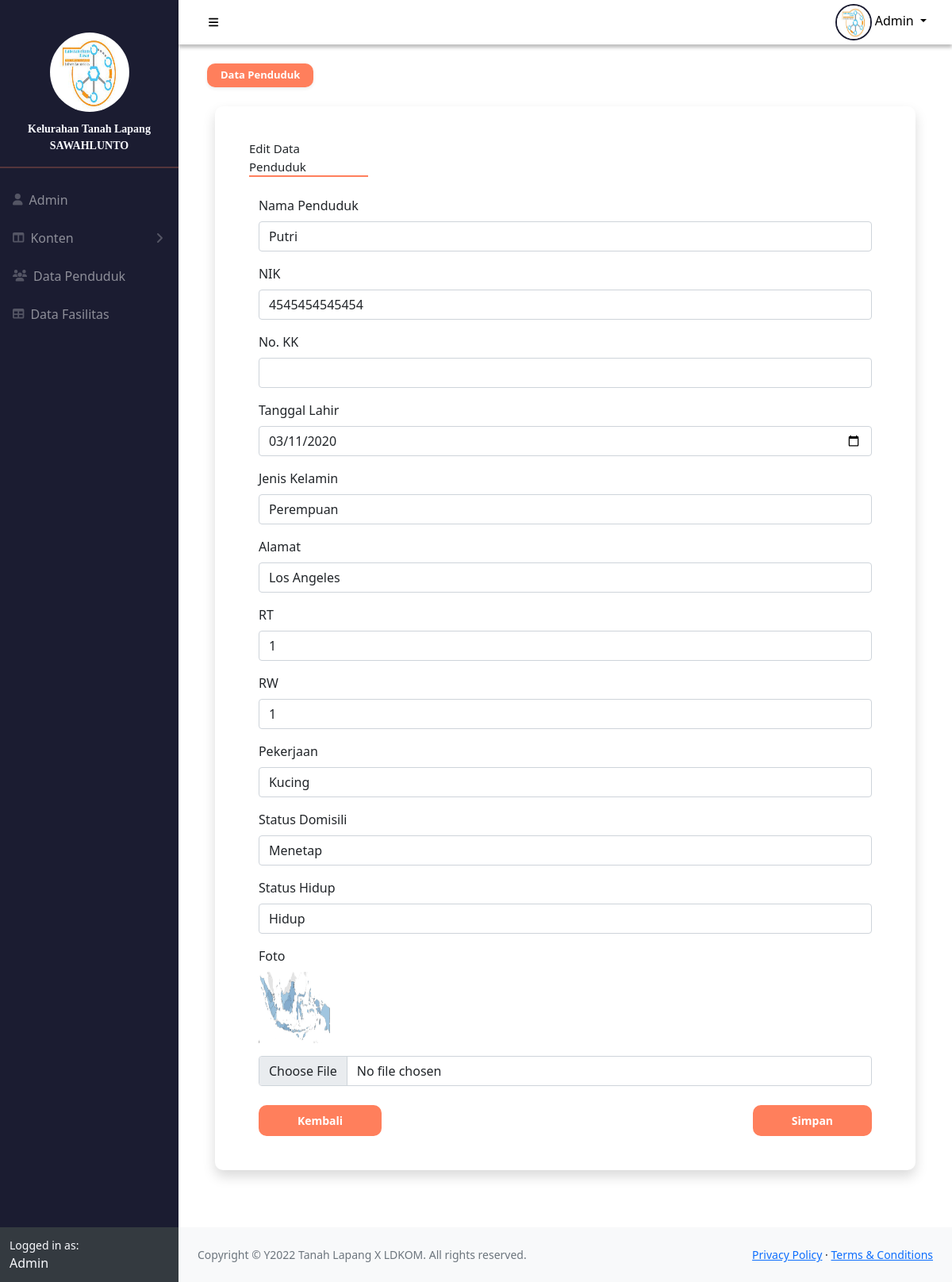
Screenshot of /main.php?p=penduduk.edit&id=21 (signed in) with the database file from the repository.
### tables this page shows
CREATE TABLE `user` (
  `id` int(100) NOT NULL,
  `uname` varchar(1000) NOT NULL,
  `pass` varchar(1000) NOT NULL,
  `role` varchar(1000) NOT NULL,
  `nama` varchar(1000) NOT NULL,
  `nip` int(100) NOT NULL,
  `jabatan` varchar(1000) NOT NULL,
  `nohp` varchar(1000) DEFAULT NULL,
  `alamat` varchar(1000) DEFAULT NULL,
  `foto` varchar(1000) DEFAULT NULL
);

CREATE TABLE `penduduk` (
  `id` int(11) NOT NULL,
  `nama` varchar(1000) NOT NULL,
  `nik` varchar(1000) NOT NULL,
  `tgl_kk` date DEFAULT NULL,
  `nokk` varchar(1000) DEFAULT NULL,
  `tgl_lahir` date NOT NULL,
  `id_jk` int(11) NOT NULL,
  `umur` int(11) DEFAULT NULL,
  `alamat` varchar(1000) DEFAULT NULL,
  `id_rt` int(11) NOT NULL,
  `id_rw` int(11) NOT NULL,
  `pekerjaan` varchar(1000) DEFAULT NULL,
  `foto` varchar(1000) DEFAULT NULL,
  `created` date DEFAULT NULL
);

### process/penduduk/edit.php (the view, shortened to what this page needs)
<div class="container">
  <div class="content p-4">
    <nav aria-label="breadcrumb">
      <ol class="breadcrumb">
        <li class="active" aria-current="page">
          <a href="?p=penduduk.index" class="btn btn-sm shadow-sm px-3" style="background-color: #ff7f5c; color: #fff; font-weight: bold; font-size: 13px;border-radius: 10px;">
            Data Penduduk
          </a>
        </li>
      </ol>
    </nav>
   <div class="row mt-4" style="margin-left: 10px; margin-right: 10px">
      <div class="card shadow mb-5" style="box-shadow: 10px; border-radius: 10px; border: none">
        <div class="card-body">
          <div class="row">
            <div class="col-2 title ps-0 float-start" style=" border-bottom: 2px solid #ff7f5c; width: 150px; font-size: 15px; "> Edit Data Penduduk
            </div>
          </div>
          <?php
            $id  = $_GET['id'];
            $sql = "SELECT *FROM penduduk a
                    LEFT JOIN jk b ON (a.id_jk=b.id_jk)
                    LEFT JOIN rt c ON (a.id_rt=c.id_rt)
                    LEFT JOIN det_dom d ON (d.id_penduduk=a.id)
                    LEFT JOIN det_hidup e ON (e.id_penduduk=a.id)
                    LEFT JOIN status_domisili f ON (f.id1=d.id_status1)
                    LEFT JOIN status_hidup g ON (g.id2=e.id_status2)
                    LEFT JOIN rw h ON (a.id_rw=h.id_rw)
                    WHERE a.id = '$id' LIMIT 1 ";
            $res = $conn->query($sql);
            $data = $res->fetch_assoc();
            $sql = "SELECT * FROM jk";
            $res = $conn->query($sql);
            while ($row = $res->fetch_assoc()) {
            $jk .= "<option value='{$row['id_jk']}'> {$row['jenis']} </option>";
            }
            $sql = "SELECT * FROM rt";
            $res = $conn->query($sql);
            while ($row = $res->fetch_assoc()) {
            $rt .= "<option value='{$row['id_rt']}'> {$row['rt']} </option>";
            }
            $sql = "SELECT * FROM rw";
            $res = $conn->query($sql);
            while ($row = $res->fetch_assoc()) {
            $rw .= "<option value='{$row['id_rw']}'> {$row['rw']} </option>";
            }
            $sql = "SELECT * FROM status_domisili";
            $res = $conn->query($sql);
            while ($row = $res->fetch_assoc()) {
            $dom .= "<option value='{$row['id1']}'> {$row['status1']} </option>";
            }
            $sql = "SELECT * FROM status_hidup";
            $res = $conn->query($sql);
            while ($row = $res->fetch_assoc()) {
            $hidup .= "<option value='{$row['id2']}'> {$row['status2']} </option>";
            }
          ?>
          <div class="col mt-4">
            <form action="?p=penduduk.action" id="defaultForm" method="post" enctype="multipart/form-data">
            <div class="mb-3">
              <label for="nama" class="form-label">Nama Penduduk</label>
              <input type="text" class="form-control" name="nama" value="<?php echo $data['nama']; ?>" >
            </div>
            <div class="mb-3">
              <label for="nik" class="form-label">NIK</label><input type="number" class="form-control" name="nik" value="<?php echo $data['nik']; ?>"  required>
            </div>
            <div class="mb-3">
            <label for="nokk" class="form-label">No. KK</label><input type="number" class="form-control" name="nokk" value="<?php echo $data['nokk']; ?>" >
            </div>
            <div class="mb-3">
              <label for="tgl_lahir" class="form-label">Tanggal Lahir</label>
              <input type="date" class="form-control" name="tgl_lahir" value="<?php echo $data['tgl_lahir']; ?>" required>
            </div>
            <div class="mb-3">
              <label for="id_jk" class="form-label">Jenis Kelamin</label>
              <select class="form-control" name="id_jk" value="<?php echo $data['jenis'];?>" required/>
              <?php echo $jk; ?>
            </div>
            <div class="mb-3">
              <label for="alamat" class="form-label">Alamat</label>
              <input type="text" class="form-control" name="alamat" value="<?php echo $data['alamat']; ?>"  required>
            </div>
            <div class="mb-3">
              <label for="rt" class="form-label">RT</label>
              <select class="form-control" name="id_rt" value="<?php echo $data['rt'];?>" />
              <?php echo $rt; ?>
            </div>
            <div class="mb-3">
              <label for="rw" class="form-label">RW</label>
              <select class="form-control" name="id_rw" value="<?php echo $data['rw'];?>"/>
                <?php echo $rw; ?>
          </div>
            <div class="mb-3">
              <label for="Pekerjaan" class="form-label">Pekerjaan</label>
              <input type="text" class="form-control" name="pekerjaan" value="<?php echo $data['pekerjaan']; ?>" >
            </div>
            <div class="mb-3">
              <label for="id_status1" class="form-label">Status Domisili</label>
              <select class="form-control" name="id_status1" value="<?php echo $data['status1'];?>">
              <?php echo $dom; ?>
              </select>
            </div>
            <div class="mb-3">
              <label for="id_status2" class="form-label">Status Hidup</label>
              <select class="form-control" name="id_status2" value="<?php echo $data['status2'];?>" />
              <?php echo $hidup; ?>
            </div>
            <div class="mb-3">
              <label for="foto" class="form-label">Foto</label>
              <div class="mb-3">
                <img src="assets/img/profil/<?php echo $data['foto'];?>" width="90" height="90"/>
              <br>
            </div>
              <input type="file" class="form-control" name="foto"/>
            </div>
            <div class="my-4">
              <button type="submit" name="edit" class="btn px-5 py-2 float-end" style="background-color: #ff7f5c; color: #fff; font-size: 14px; font-weight: bold; border-radius: 10px;">Simpan
              </button>
              <a style="background-color: #ff7f5c; color: #fff; font-size: 14px; font-weight: bold; border-radius: 10px; float:left" href="?p=penduduk.index" class="btn px-5 py-2 float-start" role="button">Kembali</a>
            </div>
          </form>
                        </div>
                        </div>
                    </div>

### main.php (shortened to what this page needs)
<?php
    require_once ('connect.php');
    $id= $_SESSION['id'];
    $sql = "SELECT * FROM user WHERE id = '$id' LIMIT 1";
    $res = $conn->query($sql);
    $data = $res->fetch_assoc();
?>
<!DOCTYPE html>
<html lang="en">
  <head>
        <link href="https://cdn.jsdelivr.net/npm/simple-datatables@latest/dist/style.css" rel="stylesheet" />
        <link href="css/styles.css" rel="stylesheet" />
        <link href="assets/font-awesome/css/font-awesome.min.css" rel="stylesheet" type="text/css">
    </head>
  <body class="sb-sidenav-collapse-arrow">
    <div id="layoutSidenav">
      <div id="layoutSidenav_nav">
        <nav
          class="sb-sidenav accordion sb-sidenav-dark"
          id="sidenavAccordion"
          style="color: #fafbff"
        >
          <div class="sb-sidenav-menu" style="background-color: #1b1c31">
            <div class="nav">
              <img class="avasidebar" src="assets/img/admin/<?php echo $data['foto']; ?>" alt="Foto Profil" />
              <div
                class="small"
                style="
                  margin: auto;
                  font-weight: bolder;
                  padding-top: 5%;
                  font-family: Manrope;
                "
              >
                Kelurahan Tanah Lapang
              </div>
              <div
                class="small"
                style="margin: auto; font-weight: bolder; font-family: Manrope"
              >
                SAWAHLUNTO
              </div>
              <hr style="border: 1px solid #ff7f5c" />
              <a class="nav-link" href="?p=user.index">
                <div class="sb-nav-link-icon">
                  <i class="fa fa-user"></i>
                </div>
                Admin
              </a>
              <a
                class="nav-link collapsed"
                href="#"
                data-bs-toggle="collapse"
                data-bs-target="#collapseLayouts"
                aria-expanded="false"
                aria-controls="collapseLayouts"
              >
                <div class="sb-nav-link-icon">
                  <i class="fa fa-columns"></i>
                </div>
                Konten
                <div class="sb-sidenav-collapse-arrow">
                  <i class="fa fa-angle-down"></i>
                </div>
              </a>
              <a class="nav-link" href="?p=penduduk.index">
                <div class="sb-nav-link-icon">
                  <i class="fa fa-users"></i>
                </div>
                Data Penduduk
              </a>
              <a class="nav-link" href="?p=fasilitas.index">
                <div class="sb-nav-link-icon"><i class="fa fa-table"></i></div>
                Data Fasilitas
              </a>
            </div>
          </div>
          <div class="sb-sidenav-footer">
            <div class="small">Logged in as:</div>
            Admin
          </div>
        </nav>
      </div>
      <div id="layoutSidenav_content">
        <nav class="sb-topnav navbar navbar-expand">
          <button
            class="btn btn-link btn-sm order-1 order-lg-0 me-4 me-lg-0 text-black"
            id="sidebarToggle"
            href="#!"
            style="margin: 3%"
          >
            <i class="fa fa-bars"></i>
          </button>
          <ul class="navbar-nav ms-auto ms-md-0 me-3 me-lg-4">
            <li class="nav-item dropdown">
              <a
                class="nav-link dropdown-toggle text-black"
                id="navbarDropdown"
                href="#"
                role="button"
                data-bs-toggle="dropdown"
                aria-expanded="false"
              >
                <img class="avapp" src="assets/img/admin/<?php echo $data['foto']; ?>"/>
                Admin
              </a>
            </li>
          </ul>
        </nav>
        <main>
          <?php
                if ($_SESSION['role'] === 'admin')
                {
                    if( isset($_GET['p']) && strlen($_GET['p']) > 0 )
                    {
                        $p = str_replace(".","/",$_GET['p']).".php";
                    } else {
                        $p = "home.php";
                    } if( file_exists("process/".$p) )
                    {
                        include("process/".$p);
                    } else {
                        include("process/home.php");
                    }
                 }
            ?>
        </main>
        <footer class="py-4 bg-light mt-auto">
          <div class="container-fluid px-4">
            <div
              class="d-flex align-items-center justify-content-between small"
            >
              <div class="text-muted">
                Copyright &copy Y2022 Tanah Lapang X LDKOM. All rights reserved.
              </div>
              <div>
                <a href="#">Privacy Policy</a>
                &middot;
                <a href="#">Terms &amp; Conditions</a>
              </div>
            </div>
          </div>
        </footer>
      </div>
    </div>
  </body>
</html>

### rows the page displays
user: foto (picture)
penduduk: nama "Putri", nik "4545454545454", tgl_lahir "03/11/2020", alamat "Los Angeles", pekerjaan "Kucing", foto (picture)

### other values shown
form field id_jk "Perempuan"
form field id_rt "1"
form field id_rw "1"
form field id_status1 "Menetap"
form field id_status2 "Hidup"
